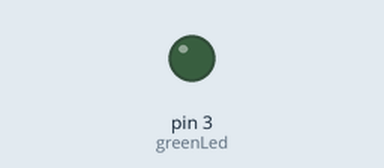
A sketch run on a simulated Arduino Uno, built with avr-gcc and run on an emulated ATmega328P. Parts: output pins drawn as LEDs (lit = HIGH).

Above: at 0.1 s.
At 3.1 s:
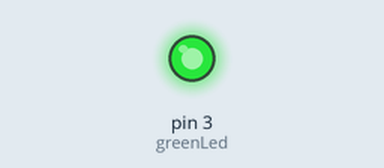
Timing chart, 0 to 4.6 s (numbered marks = the images above):
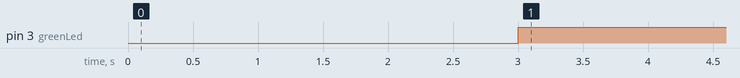

The sketch:

TIMER1OVF.ino
```cpp
#define greenLed 3

uint8_t counter=0;

ISR(TIMER1_OVF_vect)
{
  TCNT1 = 40535; // Timer Preloading
  // Handle The 100ms Timer Interrupt
  counter++;
}
void setup() {

  pinMode(greenLed, OUTPUT);
  TCCR1A = 0;           // Init Timer1
  TCCR1B = 0;           // Init Timer1
  TCCR1B |= B00000011;  // Prescalar = 64
  TCNT1 = 40535;        // Timer Preloading
  TIMSK1 |= B00000001;  // Enable Timer Overflow Interrupt
}

void loop() {
  if(counter==30)
  {
    digitalWrite(greenLed, HIGH);
  }
}
```

Measured:
- by itself, pin 3 (greenLed): LOW → HIGH at 3.0 s
